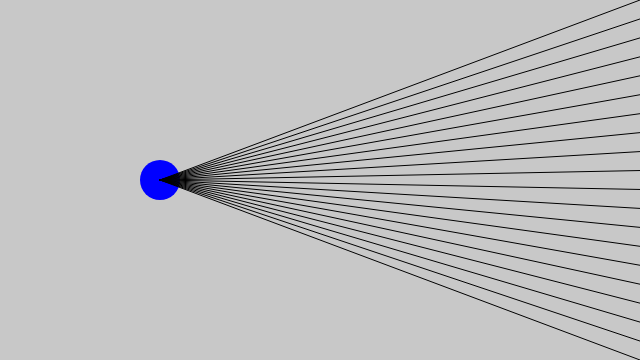
Frame 1 (no input)
Frame 60 (no input): identical to frame 1, image omitted
Frame 120 (the mouse pressed at the canvas centre since frame 60): identical to frame 1, image omitted

The p5.js sketch that drew this single still picture (run headless with seeded random() and noise() and a simulated clock; from frame 60 on, the mouse is pressed at the canvas centre):

// p5.js sketch
// ── sketch.js
var mainCircle;
var lineCount = 20;

function setup() {
  createCanvas(640, 360);

  fill(0, 0, 255);
  // create a new Circle object and save it as mainCircle
  mainCircle = new Circle(width / 4, height / 2, 40);
}

function draw() {
  background(200);

  // display mainCircle
  mainCircle.display();

  // display some lines with start positions depending on the mainCircle's position
  stroke(0);
  for (var i = 0; i < lineCount; i++) {
    line(mainCircle.xPos, mainCircle.yPos, width, height / (lineCount - 1) * i);
  }
}


function Circle (xPos, yPos, radius) {
  // a new circle is created with properties selected by the user
  this.xPos = xPos;
  this.yPos = yPos;
  this.radius = radius;

  // dragging is set to false initially, as the circle is not being dragged yet
  this.dragging = false;

  // the display functions displays the circle and first checks if it's being dragged
  // if so, the move function is called to update the circle's xPos and yPos
  this.display = function() {
    noStroke();

    if(this.dragging === true) {
      this.move(mouseX, mouseY);
    }

    ellipse(this.xPos, this.yPos, radius);
  }

  this.move = function(targetX, targetY) {
    this.xPos = targetX;
    this.yPos = targetY;
  }

  // if the clicked function is called, the distance between mouse and the circle's midpoint is calculated
  // if it is smaller than the circle's radius that means the user has clicked on the circle
  // dragging will be set to true in this case
  this.clicked = function() {
    var d = dist(mouseX, mouseY, this.xPos, this.yPos);
    if(d < this.radius) {
      this.dragging = true;
    }
  }

  // if the release function is called, dragging will be set to false again, as the user is not dragging anymore
  this.released = function() {
    this.dragging = false;
  }
}

// if the mouse is pressed the clicked function is called on the circle
function mousePressed() {
  mainCircle.clicked();
}

// if the mouse is released the released function is called on the circle
function mouseReleased() {
  mainCircle.released();
}
